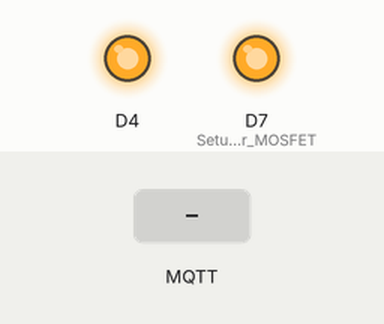
Recording of a sketch running on a simulated ESP8266 (NodeMCU). Shown: output pins drawn as LEDs (lit = HIGH). Inputs (shaded band) come from the test bench. WiFi joins after 1.5 s; servers stay silent unless stated; random numbers use the default seed unless the sketch sets one; no MQTT or app messages arrive unless stated.

Above: at 2.7 s.
2.8 s: MQTT message "90" arrives on the second subscribed topic
At 4.9 s:
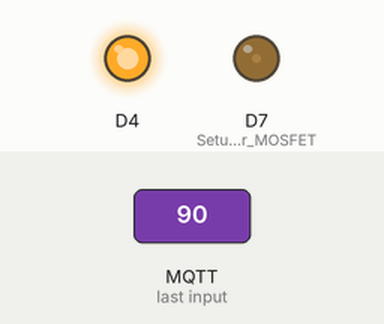
5.2 s: MQTT message "0" arrives on the first subscribed topic
At 5.65 s:
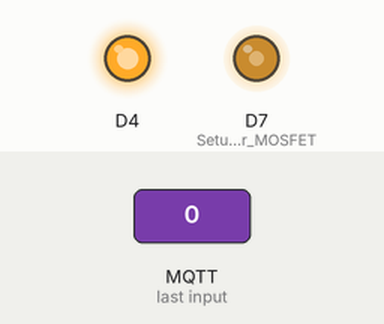
7.6 s: MQTT message "1" arrives on the first subscribed topic
At 8.5 s:
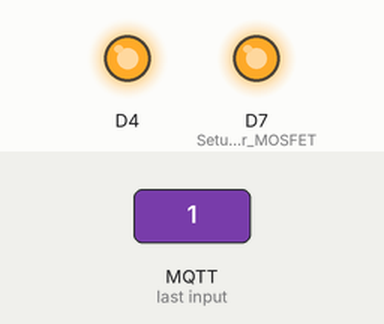
Timing chart, 0 to 10.6 s (numbered marks = the images above; inputs shaded):
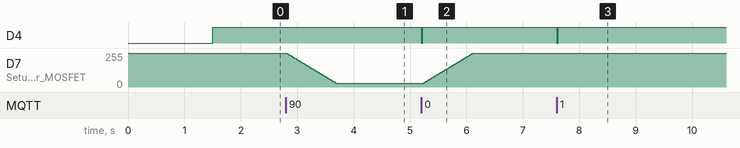

The sketch:

main.ino
```cpp
#include <ESP8266WiFi.h>
#include <ESP8266mDNS.h>
#include <WiFiUdp.h>
#include <ArduinoOTA.h>
#include <PubSubClient.h>
#include <DNSServer.h>
#include <ESP8266WebServer.h>
#include <WiFiManager.h>

// Constants
const char* autoconf_ssid  = "ESP8266_DEVICENAME"; //AP name for WiFi setup AP which your ESP will open when not able to connect to other WiFi
const char* autoconf_pwd   = "CONFIG_WIFI_PWD"; // AP password so noone else can connect to the ESP in case your router fails
const char* mqtt_server    = "XX.XX.XX.XX"; //MQTT Server IP, your home MQTT server eg Mosquitto on RPi, or some public MQTT
const int mqtt_port        = 1883; //MQTT Server PORT, default is 1883 but can be anything.

// MQTT Constants
const char* mqtt_devicestatus_set_topic              = "home/room/device_name/devicestatus";
const char* mqtt_dimlightstatus_set_topic            = "home/room/ledstrip/status";
const char* mqtt_dimlightbrightnessstatus_set_topic  = "home/room/ledstrip/brightness/status";
const char* mqtt_pingallresponse_set_topic           = "home/pingallresponse";
const char* mqtt_dimlight_get_topic                  = "home/room/ledstrip";
const char* mqtt_dimlightbrightness_get_topic        = "home/room/ledstrip/brightness";
const char* mqtt_pingall_get_topic                   = "home/pingall";

// Global
int current_brightness = 100; // LED STRIP OFF (100), LED STRIP ON (0) My dimmer module is driven LOW so 100% is 0, 0% is 100
byte state = 1;

WiFiClient espClient;
PubSubClient client(espClient);

void setup_ota() {

  // Set OTA Password, and change it in platformio.ini
  ArduinoOTA.setPassword("ESP8266_PASSWORD");
  ArduinoOTA.onStart([]() {});
  ArduinoOTA.onEnd([]() {});
  ArduinoOTA.onProgress([](unsigned int progress, unsigned int total) {});
  ArduinoOTA.onError([](ota_error_t error) {
    if (error == OTA_AUTH_ERROR);          // Auth failed
    else if (error == OTA_BEGIN_ERROR);    // Begin failed
    else if (error == OTA_CONNECT_ERROR);  // Connect failed
    else if (error == OTA_RECEIVE_ERROR);  // Receive failed
    else if (error == OTA_END_ERROR);      // End failed
  });
  ArduinoOTA.begin();

}

void reconnect() {

  // Loop until we're reconnected
  while (!client.connected()) {

    // Create a random client ID
    String clientId = "ESP8266Client-";
    clientId += String(random(0xffff), HEX);
    // Attempt to connect

    if (client.connect(clientId.c_str())) {

      // Once connected, publish an announcement...
      client.publish(mqtt_devicestatus_set_topic, "connected");
      // ... and resubscribe
      client.subscribe(mqtt_dimlight_get_topic);
      client.subscribe(mqtt_dimlightbrightness_get_topic);
      client.subscribe(mqtt_pingall_get_topic);

    } else {

      // Wait 5 seconds before retrying
      delay(5000);

    }

  }

}

void callback(char* topic, byte* payload, unsigned int length) {

    char c_payload[length];
    memcpy(c_payload, payload, length);
    c_payload[length] = '\0';

    String s_topic = String(topic);
    String s_payload = String(c_payload);

  // Handling incoming messages

    if ( s_topic == mqtt_dimlight_get_topic ) {

      if (s_payload == "1") {

        if (state != 1) {

          // Turn ON function will set last known brightness

          client.publish(mqtt_dimlightstatus_set_topic, "1");
          state = 1;
          blink();

          setBrightness(current_brightness);


        }

      } else if (s_payload == "0") {

        if (state != 0) {

          // Turn OFF function

          client.publish(mqtt_dimlightstatus_set_topic, "0");
          state = 0;
          blink();

          setBrightness(100);


        }

      }

    } else if ( s_topic == mqtt_dimlightbrightness_get_topic ) {

      int receivedBrightness = s_payload.toInt();

      if (receivedBrightness <= 100) {

        int brightness = 100-receivedBrightness;  // Invert brightness received to reflect that the module I have is driven LOW

        setBrightness(brightness);
        client.publish(mqtt_dimlightbrightnessstatus_set_topic,c_payload);

      }

    } else if ( s_topic == mqtt_pingall_get_topic ) {

      client.publish(mqtt_pingallresponse_set_topic, "{\"livingroom_ledstrip\":\"connected\"}");
      blink();

    }


}

void setBrightness(int newbrightness) {

  // This function will animate brightness change from last known brightness to the new one
  // It takes already inverted value so 100 is OFF, 0 is full brightness

  if (newbrightness > current_brightness) {

    for (int i=current_brightness; newbrightness>i; i++) {

      analogWrite(D7, i);
      delay(10);
      current_brightness = i;

    }

  } else if (newbrightness < current_brightness) {

    for (int i=current_brightness; newbrightness<i; i--) {

      analogWrite(D7, i);
      delay(10);
      current_brightness = i;

    }

  } else if (newbrightness == current_brightness) {

    analogWrite(D7, newbrightness);

  }

}

void blink() {

  //Blink on received MQTT message
  digitalWrite(BUILTIN_LED, LOW);
  delay(25);
  digitalWrite(BUILTIN_LED, HIGH);

}

void setup() {

  pinMode(D7, OUTPUT);              //Setup pin for MOSFET
  analogWriteRange(100);            //This should set PWM range not 1023 but 100 as is %
  analogWrite(D7,100);              //Turn OFF by default
  pinMode(BUILTIN_LED, OUTPUT);     //Initialize the BUILTIN_LED pin as an output
  Serial.begin(115200);
  WiFiManager wifiManager;
  wifiManager.autoConnect(autoconf_ssid,autoconf_pwd);
  setup_ota();
  client.setServer(mqtt_server, mqtt_port);
  client.setCallback(callback);
  digitalWrite(BUILTIN_LED, HIGH);  //Turn off led as default

}

void loop() {

  if (!client.connected()) {
      reconnect();
    }
    client.loop();
    ArduinoOTA.handle();

}
```

Measured:
- after the input at 2.8 s, D7 (Setup_pin_for_MOSFET): moves from 255/255 to 28/255 over 0.88 s, starting at once
- after the input at 5.2 s, D4: HIGH → LOW at once, → HIGH 0.03 s later; D7 (Setup_pin_for_MOSFET): moves from 28/255 to 252/255 over 0.87 s, starting at once
- after the input at 7.6 s, D4: HIGH → LOW at once, → HIGH 0.03 s later
